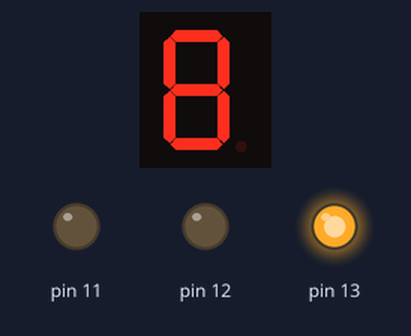
The sketch below on a simulated Arduino Uno, built with avr-gcc and run on an emulated ATmega328P. On the bench: 1-digit seven-segment display, output pins drawn as LEDs (lit = HIGH). Wiring (inferred from the names in the program): 1-digit 7-segment display, segments lit when HIGH: segments pin 6, pin 5, pin 2, pin 3, pin 4, pin 7, pin 8, pin 9. The segment pins are drawn as the display they are named for; pins used as bus, display or sensor lines are not drawn.

Above: at 0.1 s.
At 2.1 s:
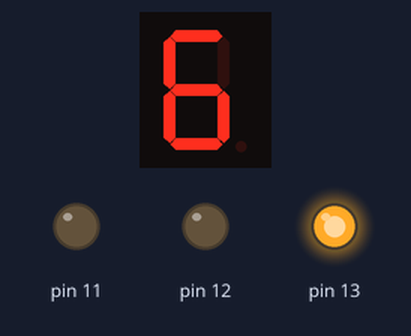
At 5.1 s:
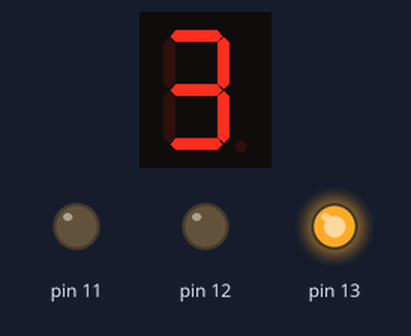
At 11.1 s:
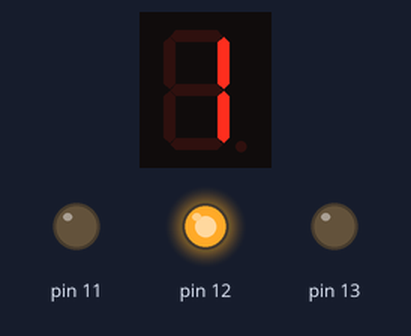
At 12.3 s:
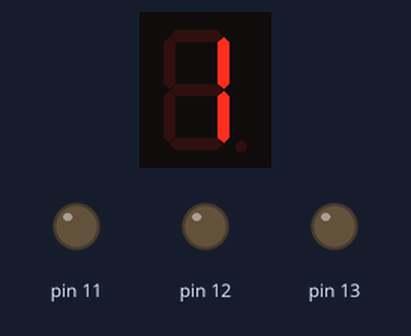
At 17.7 s:
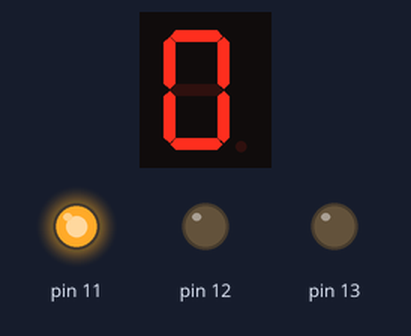
Timing chart, 0 to 38.7 s (numbered marks = the images above):
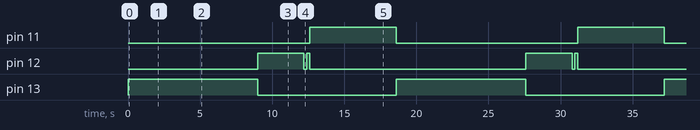

Measured:
- by itself, pin 11: alternates HIGH for 6.0 s and LOW for 12.6 s
- by itself, pin 12: LOW → HIGH at 9.0 s, → LOW 3.2 s later, → HIGH 0.20 s later, → LOW 0.20 s later, … (8 changes in this stretch)
- by itself, pin 13: alternates HIGH for 9.0 s and LOW for 9.6 s
- what the display in image 1 shows lasts 1.0 s, from 2.0 s to 3.0 s
- what the display in image 3 shows lasts 1.6 s, from 11.0 s to 12.6 s

The sketch:

Traffic_Light.ino
```cpp
int A=6;
int B=5;
int C=2;
int D=3;
int E=4;
int F=7;
int G=8;
int DP=9;

void setup()
{
  pinMode(A, OUTPUT);
  pinMode(B, OUTPUT);
  pinMode(C, OUTPUT);
  pinMode(D, OUTPUT);
  pinMode(E, OUTPUT);
  pinMode(F, OUTPUT);
  pinMode(G, OUTPUT);
  pinMode(DP, OUTPUT);

  pinMode(11, OUTPUT);
  pinMode(12, OUTPUT);
  pinMode(13, OUTPUT);
}

void loop()
{

  digitalWrite(13,HIGH); //green
  digitalWrite(12,LOW);
  digitalWrite(11,LOW);

  digitalWrite(A,HIGH); //8
  digitalWrite(B,HIGH);
  digitalWrite(C,HIGH);
  digitalWrite(D,HIGH);
  digitalWrite(E,HIGH);
  digitalWrite(F,HIGH);
  digitalWrite(G,HIGH);

  delay(1000);

  digitalWrite(A,HIGH); //7
  digitalWrite(B,HIGH);
  digitalWrite(C,HIGH);
  digitalWrite(D,LOW);
  digitalWrite(E,LOW);
  digitalWrite(F,LOW);
  digitalWrite(G,LOW);

  delay(1000);

  digitalWrite(A,HIGH); //6
  digitalWrite(B,LOW);
  digitalWrite(C,HIGH);
  digitalWrite(D,HIGH);
  digitalWrite(E,HIGH);
  digitalWrite(F,HIGH);
  digitalWrite(G,HIGH);

  delay(1000);

  digitalWrite(A,HIGH); //5
  digitalWrite(B,LOW);
  digitalWrite(C,HIGH);
  digitalWrite(D,HIGH);
  digitalWrite(E,LOW);
  digitalWrite(F,HIGH);
  digitalWrite(G,HIGH);

  delay(1000);

  digitalWrite(A,LOW); //4
  digitalWrite(B,HIGH);
  digitalWrite(C,HIGH);
  digitalWrite(D,LOW);
  digitalWrite(E,LOW);
  digitalWrite(F,HIGH);
  digitalWrite(G,HIGH);

  delay(1000);

  digitalWrite(A,HIGH); //3
  digitalWrite(B,HIGH);
  digitalWrite(C,HIGH);
  digitalWrite(D,HIGH);
  digitalWrite(E,LOW);
  digitalWrite(F,LOW);
  digitalWrite(G,HIGH);

  delay(1000);

  digitalWrite(A,HIGH); //2
  digitalWrite(B,HIGH);
  digitalWrite(C,LOW);
  digitalWrite(D,HIGH);
  digitalWrite(E,HIGH);
  digitalWrite(F,LOW);
  digitalWrite(G,HIGH);

  delay(1000);

  digitalWrite(A,LOW); //1
  digitalWrite(B,HIGH);
  digitalWrite(C,HIGH);
  digitalWrite(D,LOW);
  digitalWrite(E,LOW);
  digitalWrite(F,LOW);
  digitalWrite(G,LOW);

  delay(1000);

  digitalWrite(A,HIGH); //0
  digitalWrite(B,HIGH);
  digitalWrite(C,HIGH);
  digitalWrite(D,HIGH);
  digitalWrite(E,HIGH);
  digitalWrite(F,HIGH);
  digitalWrite(G,LOW);

  delay(1000);

  digitalWrite(13,LOW); //yellow

  digitalWrite(12,HIGH);
  digitalWrite(11,LOW);

  digitalWrite(A,HIGH); //3
  digitalWrite(B,HIGH);
  digitalWrite(C,HIGH);
  digitalWrite(D,HIGH);
  digitalWrite(E,LOW);
  digitalWrite(F,LOW);
  digitalWrite(G,HIGH);

  delay(1000);

  digitalWrite(A,HIGH); //2
  digitalWrite(B,HIGH);
  digitalWrite(C,LOW);
  digitalWrite(D,HIGH);
  digitalWrite(E,HIGH);
  digitalWrite(F,LOW);
  digitalWrite(G,HIGH);

  delay(1000);

  digitalWrite(A,LOW); //1
  digitalWrite(B,HIGH);
  digitalWrite(C,HIGH);
  digitalWrite(D,LOW);
  digitalWrite(E,LOW);
  digitalWrite(F,LOW);
  digitalWrite(G,LOW);

  delay(1000);

  digitalWrite(12,HIGH);
  delay(200);
  digitalWrite(12,LOW);
  delay(200);
  digitalWrite(12,HIGH);
  delay(200);
  digitalWrite(12,LOW);

  digitalWrite(13,LOW); //red
  digitalWrite(12,LOW);
  digitalWrite(11,HIGH);

  digitalWrite(A,HIGH); //5
  digitalWrite(B,LOW);
  digitalWrite(C,HIGH);
  digitalWrite(D,HIGH);
  digitalWrite(E,LOW);
  digitalWrite(F,HIGH);
  digitalWrite(G,HIGH);

  delay(1000);

  digitalWrite(A,LOW); //4
  digitalWrite(B,HIGH);
  digitalWrite(C,HIGH);
  digitalWrite(D,LOW);
  digitalWrite(E,LOW);
  digitalWrite(F,HIGH);
  digitalWrite(G,HIGH);

  delay(1000);

  digitalWrite(A,HIGH); //3
  digitalWrite(B,HIGH);
  digitalWrite(C,HIGH);
  digitalWrite(D,HIGH);
  digitalWrite(E,LOW);
  digitalWrite(F,LOW);
  digitalWrite(G,HIGH);

  delay(1000);

  digitalWrite(A,HIGH); //2
  digitalWrite(B,HIGH);
  digitalWrite(C,LOW);
  digitalWrite(D,HIGH);
  digitalWrite(E,HIGH);
  digitalWrite(F,LOW);
  digitalWrite(G,HIGH);

  delay(1000);

  digitalWrite(A,LOW); //1
  digitalWrite(B,HIGH);
  digitalWrite(C,HIGH);
  digitalWrite(D,LOW);
  digitalWrite(E,LOW);
  digitalWrite(F,LOW);
  digitalWrite(G,LOW);

  delay(1000);

  digitalWrite(A,HIGH); //0
  digitalWrite(B,HIGH);
  digitalWrite(C,HIGH);
  digitalWrite(D,HIGH);
  digitalWrite(E,HIGH);
  digitalWrite(F,HIGH);
  digitalWrite(G,LOW);

  delay(1000);

}
    
```
